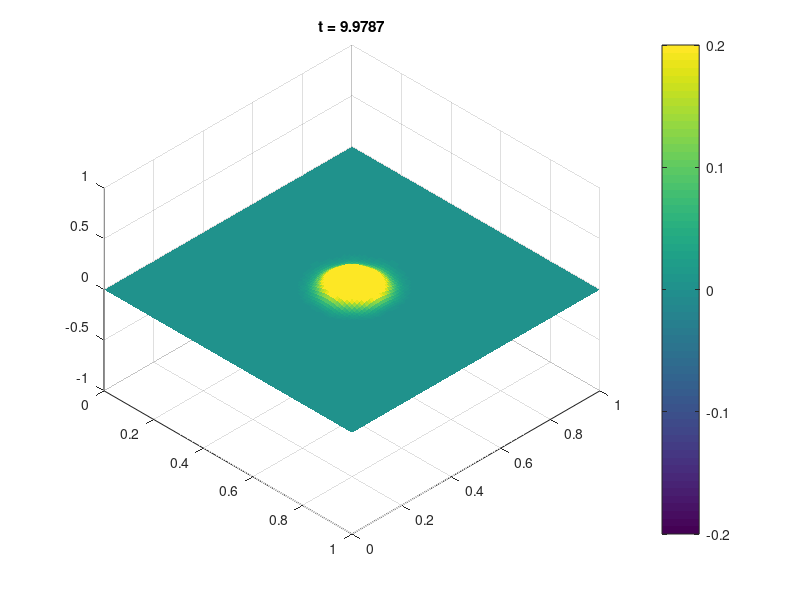

Write the MATLAB code that produced this figure.
% Note: This code is 99% AI-generated
% 2D wave equation (explicit centered differences)
clear; close all;

% Parameters
Lx = 1; Ly = 1;          % domain size
Nx = 101; Ny = 101;      % grid points
dx = Lx/(Nx-1); dy = Ly/(Ny-1);
x = linspace(0,Lx,Nx); y = linspace(0,Ly,Ny);
[X,Y] = meshgrid(x,y);

c = 1.0;                 % wave speed
% CFL condition (2D)
dt_max = 1/( c*sqrt(1/dx^2 + 1/dy^2) );
dt = 0.9 * dt_max;       % safety factor
fprintf('dt = %.4e, dt_max = %.4e\n', dt, dt_max);

Tend = 10.0;
Nt = ceil(Tend/dt);

% Initial condition: Gaussian pulse in centre
u0 = exp(-200*((X-0.5*Lx).^2 + (Y-0.5*Ly).^2));
v0 = zeros(size(u0));    % initial velocity

% Optional source function handle s(x,y,t)
sfun = @(X,Y,t) 0*X;     % zero source; replace with @(X,Y,t) ... if needed

% Preallocate
u_prev = u0;             % u^{n-1} (initially assume same; first step handled separately)
u     = u0;              % u^{n}
u_new = zeros(size(u));

% Precompute convenience
cx = (c*dt/dx)^2;
cy = (c*dt/dy)^2;

% first time step: u^1
% compute laplacian of u0 (interior)
lap = zeros(Ny,Nx);
lap(2:end-1,2:end-1) = (u0(2:end-1,3:end) - 2*u0(2:end-1,2:end-1) + u0(2:end-1,1:end-2))/dx^2 ...
                     + (u0(3:end,2:end-1) - 2*u0(2:end-1,2:end-1) + u0(1:end-2,2:end-1))/dy^2;

u = u0 + dt.*v0 + 0.5*(c*dt)^2 .* lap + 0.5*dt^2 .* sfun(X,Y,0);

% Apply Dirichlet BCs (example: zero displacement on boundary)
u(:,1) = 0; u(:,end) = 0; u(1,:) = 0; u(end,:) = 0;
u_prev = u0;

% Visualization setup
figure('Units','normalized','Position',[.2 .2 .4 .5]);
h = surf(X,Y,u,'EdgeColor','none'); %axis equal tight;
colorbar; caxis([-0.2 0.2]); title('t = 0'); view([45 45]);
axis([0 1 0 1 -1 1]); set(gcf,'Color','w');
drawnow;

% Time stepping
for n = 1:Nt
    t = n*dt;
    % compute interior Laplacian
    lap(2:end-1,2:end-1) = (u(2:end-1,3:end) - 2*u(2:end-1,2:end-1) + u(2:end-1,1:end-2))/dx^2 ...
                         + (u(3:end,2:end-1) - 2*u(2:end-1,2:end-1) + u(1:end-2,2:end-1))/dy^2;

    % update interior points explicitly
    u_new(2:end-1,2:end-1) = 2*u(2:end-1,2:end-1) - u_prev(2:end-1,2:end-1) ...
        + (c*dt)^2 .* lap(2:end-1,2:end-1) + dt^2 .* sfun(X(2:end-1,2:end-1), Y(2:end-1,2:end-1), t);

    % boundary conditions (Dirichlet zero)
    u_new(:,1) = 0; u_new(:,end) = 0; u_new(1,:) = 0; u_new(end,:) = 0;

    % swap time levels
    u_prev = u;
    u = u_new;

    % plot occasionally
    if mod(n,round(Nt/200))==0
        set(h,'ZData',u);
        title(sprintf('t = %.4f', t));
        drawnow;
    end
end
